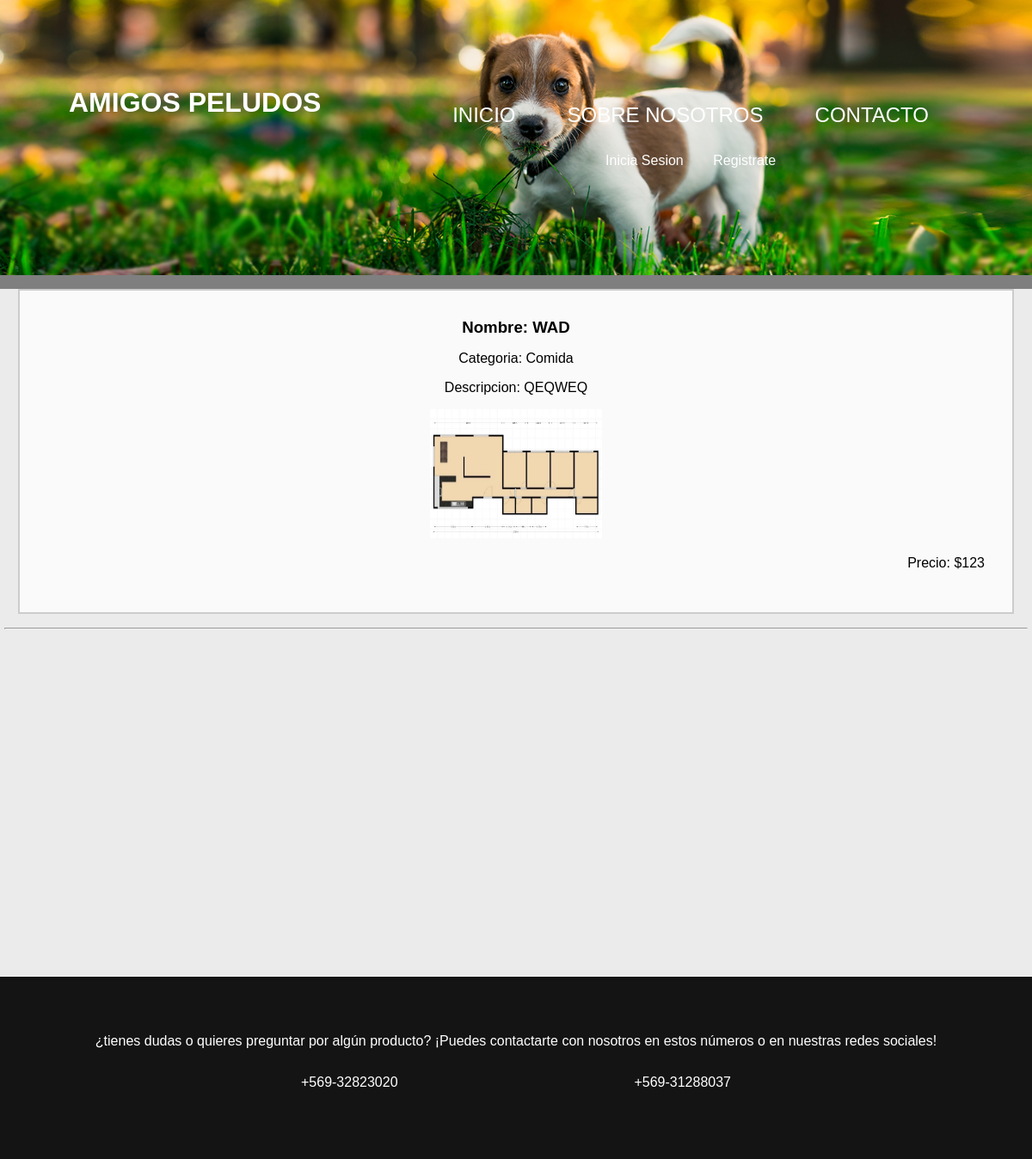
/Productos, run on an earlier commit of the app's database.
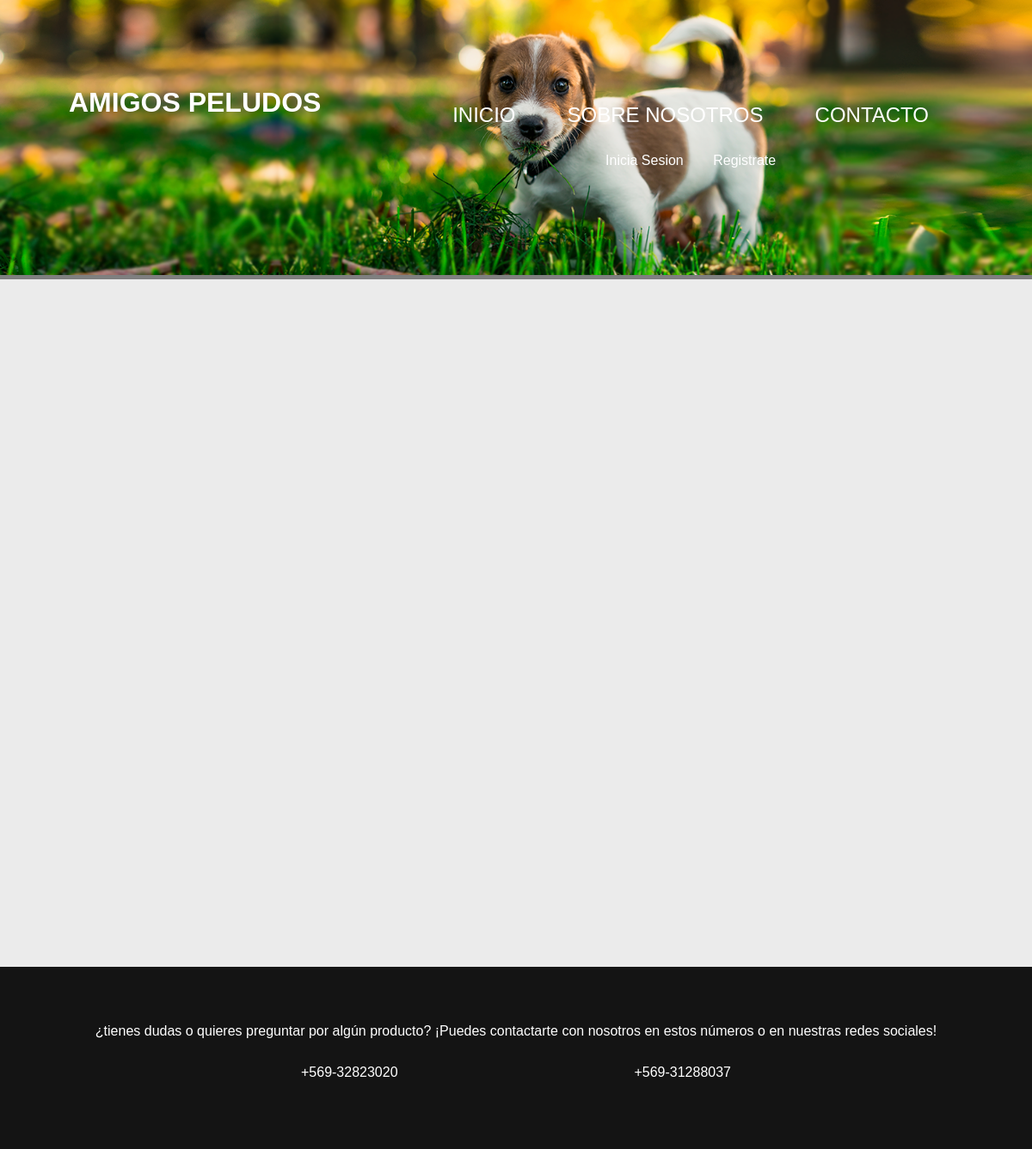
And on a later commit of the database.
### core/models.py (models this page shows, shortened)
class Producto(models.Model):
    id = models.CharField(max_length= 9999 ,primary_key=True, verbose_name='id producto')
    nombre = models.CharField(max_length= 50 , verbose_name='Nombre productos')
    descripcion = models.TextField(max_length=300 , verbose_name='Descripcion de producto')
    precio = models.IntegerField(verbose_name='Precio producto')
    imagen = models.ImageField(null = True, upload_to ="Productos")
    categoria = models.ForeignKey(Categoria, on_delete=models.CASCADE)

class Categoria(models.Model):
    idCategoria = models.CharField(max_length= 5 , primary_key=True, verbose_name='Id categoria')
    NombreCategoria = models.CharField(max_length= 35 , verbose_name='Nombre Categoria')
    def __str__(self):
        return self.NombreCategoria

### core/views.py (the view)
# urls.py: path('Productos',Productos, name='Productos'),
@permission_classes((IsAuthenticated, ))
def Productos(request):
    productos = Producto.objects.all()
    contexto = {
        'producto' : productos
    }
    return render(request, 'core/productos.html', contexto)

### core/templates/core/productos.html (shortened to what this page needs)
<!DOCTYPE html>
<html lang="es">
<head>
  {% load static %}
    <link rel="stylesheet" href="{% static 'core/css/estilo2.css'%}">
</head>
<header>
  <div>
      <h1 class="size">AMIGOS PELUDOS</h1>
  </div>
  <div id="menu">
    <nav>
      <a class="none" href="{% url 'home' %}">INICIO</a>
      <a class="none" href="{% url 'home' %}">SOBRE NOSOTROS</a>
      <a class="none" href="#contacto">CONTACTO</a>
    </nav>
    <div>
      {% if user.is_authenticated %}
      <a class="btn" href="{% url 'logout' %}">Cerrar sesion</a>
      {% else %}
      <a class="btn1" href="{% url 'login' %}">Inicia Sesion</a>
      <a class="btn " href="{% url 'Registro' %}">Registrate</a>
      {% endif %}
    </div>
  </div>
</header>
<body>
    <section id="cuerpo">
      <section id="pr">
        <div="container-pro">
          {% for auxPr in producto %}
            <div class="producto">
              <h1>Nombre: {{auxPr.nombre}}</h1>
              <p>Categoria: {{auxPr.categoria}}</p>
              <p class="descripcion">Descripcion: {{auxPr.descripcion}}</p>
              {% if auxPr.imagen %}
                <div><img src="{{ auxPr.imagen.url }}" alt="no disponible" width="250px" height="150px"></div>
              {% endif %}
              <p class="precio">Precio: ${{auxPr.precio}}</p>
            </div>
            <hr>
          {% endfor %}
      </section>
    </section>
    <footer id="contacto">
      <div>
          <p>¿tienes dudas o quieres preguntar por algún producto? ¡Puedes contactarte con nosotros en estos números o en nuestras redes sociales!</p>
          <section id="numero">
              <div>+569-32823020</div>
              <div>+569-31288037</div>
          </section>
      </div>
    </footer>
</body>
</html>

What changed in the data, as far as the page shows it:
removed Producto: nombre "WAD", categoria "Comida", descripcion "QEQWEQ", imagen (picture), precio "123"
